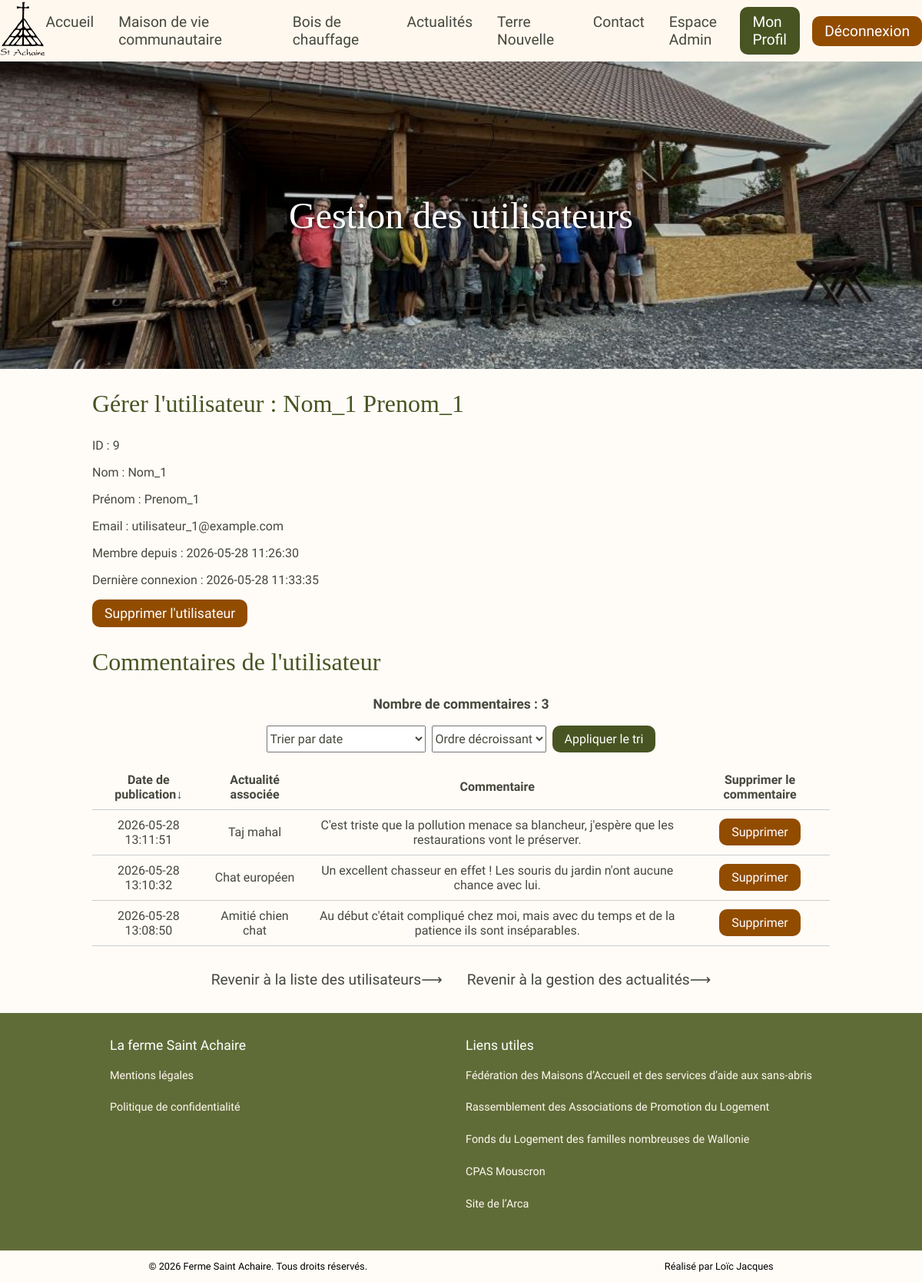
/admin/utilisateurs/9 (signed in), run on the app's committed database.
### tables this page shows
CREATE TABLE IF NOT EXISTS `utilisateur` (
  `id` int NOT NULL AUTO_INCREMENT,
  `email` varchar(255) NOT NULL,
  `mdp` varchar(200) NOT NULL,
  `admin` tinyint(1) NOT NULL DEFAULT '0',
  `nom` varchar(50) NOT NULL,
  `prenom` varchar(50) NOT NULL,
  `question_id` int NOT NULL,
  `reponse_secrete` varchar(250) NOT NULL,
  `date_creation` datetime NOT NULL DEFAULT CURRENT_TIMESTAMP,
  `derniere_activite` datetime NOT NULL DEFAULT CURRENT_TIMESTAMP,
  `tel` varchar(20) DEFAULT NULL,
  `rue` varchar(200) DEFAULT NULL,
  `numero` int DEFAULT NULL,
  `boite` varchar(10) DEFAULT NULL,
  `code_postal` varchar(20) DEFAULT NULL,
  `commune` varchar(50) DEFAULT NULL,
  `pays` varchar(50) DEFAULT NULL,
  PRIMARY KEY (`id`),
  UNIQUE KEY `email` (`email`),
  KEY `question_id` (`question_id`),
  KEY `derniere_activite` (`derniere_activite`)
);

CREATE TABLE IF NOT EXISTS `commentaire` (
  `id` int NOT NULL AUTO_INCREMENT,
  `utilisateur_id` int DEFAULT NULL,
  `actualite_id` int NOT NULL,
  `message` varchar(250) NOT NULL,
  `date` datetime NOT NULL DEFAULT CURRENT_TIMESTAMP,
  PRIMARY KEY (`id`),
  KEY `utilisateur_id` (`utilisateur_id`),
  KEY `actualite_id` (`actualite_id`),
  KEY `date` (`date`)
);

CREATE TABLE IF NOT EXISTS `actualite` (
  `id` int NOT NULL AUTO_INCREMENT,
  `titre` varchar(100) NOT NULL,
  `contenu` text NOT NULL,
  `image` varchar(250) NOT NULL,
  `date` datetime NOT NULL DEFAULT CURRENT_TIMESTAMP,
  `likes` int NOT NULL DEFAULT '0',
  PRIMARY KEY (`id`),
  UNIQUE KEY `titre` (`titre`),
  KEY `date` (`date`)
);

### controleurs/controleur_admin_utilisateurs.php (called while the page is built, shortened)
<?php
require_once(MODELE . 'admin.php');
require_once(MODELE . 'crud/utilisateur.php');
require_once(MODELE . 'crud/commentaire.php');
if (isset($_GET['utilisateur_id'])) {
    $triCommentaire = $_GET['triCommentaire'] ?? 'date';
    $ordreCommentaire = $_GET['ordreCommentaire'] ?? 'DESC';
    $prochainOrdreCommentaire = ($ordreCommentaire === 'ASC') ? 'DESC' : 'ASC';
    $utilisateur_id = $_GET['utilisateur_id'];
    try {
        $utilisateur = [];
        if ($utilisateur_id==='anonyme') {
            $utilisateur['id'] = '---';
            $utilisateur['nom'] = 'Anonyme';
            $utilisateur['prenom'] = '---';
            $utilisateur['email'] = '---';
            $utilisateur['date_creation'] = '---';
            $utilisateur['derniere_activite'] = '---';
        } else {
            $utilisateur = utilisateurId($utilisateur_id);
        }
        if ($utilisateur!==false) {
            $commentaires = jointureCommentaireActualiteParUtilisateur($utilisateur['id'], $triCommentaire, $ordreCommentaire);
            $nbCommentaires = nombreCommentairesUtilisateur($utilisateur['id']);
        } else {
            $_SESSION['utilisateur_inexistant'] = "<p class='message-erreur'>L'utilisateur que vous essayez de consulter n'existe pas.</p>";
            header('Location: /admin/utilisateurs');
            exit();
        }
    } catch (Exception $e) {
        error_log("Erreur SQL lors de la récupération de l'utilisateur : " . $utilisateur_id . $e->getMessage());
        header('Location: /admin/utilisateurs');
        exit();
    }
}
include VUES . 'admin_utilisateurs.php';
?>

### modele/crud/utilisateur.php (called while the page is built, shortened)
<?php
function utilisateurId($id) {
    global $connexionBdd;
    $requete = $connexionBdd->prepare("SELECT * FROM utilisateur WHERE id = :id");
    $requete->execute([':id' => $id]);
    return $requete->fetch(PDO::FETCH_ASSOC);
}
?>

### modele/crud/commentaire.php (called while the page is built, shortened)
<?php
function nombreCommentairesUtilisateur($utilisateur_id) {
    global $connexionBdd;
    $condition = ($utilisateur_id === '---') ? "utilisateur_id IS NULL" : "utilisateur_id = :utilisateur_id";
    $param = ($utilisateur_id === '---') ? [] : [':utilisateur_id' => $utilisateur_id];
    $requete = $connexionBdd->prepare("SELECT COUNT(*) FROM commentaire WHERE $condition");
    $requete->execute($param);
    return $requete->fetchColumn();
}
function jointureCommentaireActualiteParUtilisateur($utilisateur_id, $triCommentaire, $ordreCommentaire) {
    global $connexionBdd;
    $condition = ($utilisateur_id === '---') ? "c.utilisateur_id IS NULL" : "c.utilisateur_id = :utilisateur_id";
    if ($triCommentaire === 'date') {
        $triCommentaire = "c.date";
    } elseif ($triCommentaire === 'titre') {
        $triCommentaire = "a.titre";
    } else {
        $triCommentaire = "c.date";
    }
    $param = ($utilisateur_id === '---') ? [] : [':utilisateur_id' => $utilisateur_id];
    $requete = $connexionBdd->prepare("SELECT c.*, a.titre FROM commentaire c JOIN actualite a ON c.actualite_id = a.id WHERE $condition ORDER BY $triCommentaire $ordreCommentaire");
    $requete->execute($param);
    return $requete->fetchAll(PDO::FETCH_ASSOC);
}
?>

### modele/admin.php (called while the page is built, shortened)
<?php
function genererUrlTriCommentaire($utilisateur_id, $triCommentaire, $ordreCommentaire) {
    $url = '/admin/utilisateurs/' . $utilisateur_id . '?triCommentaire=' . $triCommentaire . '&ordreCommentaire=' . $ordreCommentaire;
    return $url;
}

### vues/admin_utilisateurs.php (the view, shortened to what this page needs)
<!DOCTYPE html>
<html lang="fr">
<head>
	<link rel="stylesheet" href="/public/style/style.css">
	<link rel="stylesheet" href="/public/style/admin.css">
	<link rel="stylesheet" href="/public/style/admin_utilisateurs.css">
</head>
<body>
    <?php include VUES . 'header_footer/header.php'; ?>
    <main>
        <section class="hero admin-hero">
            <h1>Gestion des utilisateurs</h1>
        </section>
		<?php if (isset($_GET['utilisateur_id'])): ?>
		<section class="contenu">
			<?php if ($utilisateur === null): ?>
				<h2>Gérer les commentaires anonymes</h2>
			<?php else: ?>
				<h2>Gérer l'utilisateur : <?= htmlspecialchars($utilisateur['nom'] . ' ' . $utilisateur['prenom']) ?></h2>
				<p>ID : <?= htmlspecialchars($utilisateur['id']) ?></p>
				<p>Nom : <?= htmlspecialchars($utilisateur['nom']) ?></p>
				<p>Prénom : <?= htmlspecialchars($utilisateur['prenom']) ?></p>
				<p>Email : <?= htmlspecialchars($utilisateur['email']) ?></p>
				<p>Membre depuis : <?= htmlspecialchars($utilisateur['date_creation']) ?></p>
				<p>Dernière connexion : <?= htmlspecialchars($utilisateur['derniere_activite']) ?></p>
				<form action="/admin/utilisateurs" method="post">
					<button id="supprimer-utilisateur" class="btn-primaire" type="submit" name="bSupprimerUtilisateur">Supprimer l'utilisateur</button>
			</form>
			<?php endif; ?>
			<h2>Commentaires de l'utilisateur</h2>
			<p class="nombre-trouve">Nombre de commentaires : <?= $nbCommentaires ?></p>
				 <search>
				 <form action="/admin/utilisateurs" method="post">
					<select name="triCommentaire">
							<option <?= ($triCommentaire === 'date') ? 'selected' : '' ?> value="date">Trier par date</option>
						</select>
					<select name="ordreCommentaire">
						<option <?= ($ordreCommentaire === 'DESC') ? 'selected' : '' ?> value="DESC">Ordre décroissant</option>
					</select>
					<button class="btn-secondaire" type="submit" name="bTrierCommentaires">Appliquer le tri</button>
				</form>
			</search>
				<table>
					<thead>
						<tr>
							<th><a href="<?= genererUrlTriCommentaire($_GET['utilisateur_id'], 'date', $prochainOrdreCommentaire) ?>">
								Date de publication<?= ($triCommentaire === 'date') ? ($ordreCommentaire === 'ASC' ? '↑' : '↓') : '' ?></a></th>
							<th><a href="<?= genererUrlTriCommentaire($_GET['utilisateur_id'], 'titre', $prochainOrdreCommentaire) ?>">
								Actualité associée<?= ($triCommentaire === 'titre') ? ($ordreCommentaire === 'ASC' ? '↑' : '↓') : '' ?></a></th>
							<th>Commentaire</th>
							<th>Supprimer le commentaire</th>
						</tr>
					</thead>
					<tbody>
						<?php foreach ($commentaires as $commentaire): ?>
							<tr>
								<td><?= htmlspecialchars($commentaire['date']) ?></td>
								<td><a href="/actualite/<?= $commentaire['actualite_id'] ?>" target="_blank"><?= htmlspecialchars($commentaire['titre']) ?></a></td>
								<td><?= htmlspecialchars($commentaire['message']) ?></td>
								<td>
									<form action="/admin/utilisateurs/<?= $_GET['utilisateur_id'] ?>" method="post">
										<button class="btn-primaire" type="submit" name="bSupprimerCommentaire">Supprimer</button>
									</form>
								</td>
							</tr>
						<?php endforeach; ?>
					</tbody>
				</table>
			</section>
		<?php endif; ?>
        <aside class="lien-redirection-admin">
			<a href="/admin/utilisateurs">Revenir à la liste des utilisateurs&longrightarrow;</a>
            <a href="/admin">Revenir à la gestion des actualités&longrightarrow;</a>
        </aside>
    </main>
    <?php include VUES . 'header_footer/footer.php'; ?>
</body>
</html>

### public/style/style.css (style rules this page uses)
:root { --couleur-blanc-mat: #fff8ef; --couleur-vert: #485422; --couleur-brun: #924c00; --fond-footer: #606c38; --font-titre: "Tinos", serif; --font-texte: "Plus Jakarta Sans", sans-serif; --couleur-texte: #46483c; }
body { background-color: color-mix( in srgb, var(--couleur-blanc-mat) 40%, transparent ); font-family: var(--font-texte); margin: 0; padding: 0; font-size: 1rem; color: var(--couleur-texte); }
button, input, select, textarea { font-family: inherit; font-size: inherit; color: inherit; }
button { appearance: none; -webkit-appearance: none; box-shadow: none; background: none; border: none; }
.btn-primaire { display: inline-flex; align-items: center; justify-content: center; padding: 0.5rem 1rem; background-color: var(--couleur-brun); color: white; border-radius: 10px; border: none; }
.btn-secondaire { display: inline-flex; align-items: center; justify-content: center; padding: 0.5rem 1rem; background-color: var(--couleur-vert); color: white; border-radius: 10px; }
a { text-decoration: none; color: var(--couleur-texte); }
h1, h2, h3, h4, h5, h6 { font-family: var(--font-titre); color: var(--couleur-vert); font-weight: 400; }
h2 { font-size: 2rem; }
section.hero { display: flex; justify-content: center; align-items: center; height: 50vh; width: 100%; background-size: cover; background-position: center; }
section.hero h1 { font-size: 3rem; color: white; text-shadow: 2px 2px 4px rgba(0, 0, 0, 0.7); }
.contenu { width: 80%; max-width: 1200px; margin: 0 auto; }

### public/style/admin.css (style rules this page uses)
.admin-hero { background-image: linear-gradient(rgba(0, 0, 0, 0.2), rgba(0, 0, 0, 0.2)), url("/public/images/site/banniere.jpeg"); }
table { width: 100%; border-collapse: collapse; text-align: center; }
table td, table th { border-bottom: 1px solid #ccc; padding: 10px; }
search { display: flex; justify-content: center; width: 100%; margin-bottom: 1rem; }
search form { display: flex; gap: 0.5rem; }
.nombre-trouve { text-align: center; font-size: 1.1rem; font-weight: bold; }
.lien-redirection-admin { max-width: 1200px; margin: 0 auto; margin-top: 2rem; margin-bottom: 2rem; font-size: 1.2rem; }

### public/style/admin_utilisateurs.css (style rules this page uses)
#supprimer-utilisateur { font-size: 1.1rem; }
.lien-redirection-admin { display: flex; justify-content: center; gap: 2rem; margin-top: 2rem; }

### data on the page
utilisateur: nom+prenom "Nom_1 Prenom_1", id "9", nom "Nom_1", prenom "Prenom_1", email "utilisateur_1@example.com", date_creation "2026-05-28 11:26:30", derniere_activite "2026-05-28 11:33:35"
commentaire: date "2026-05-28 13:11:51", actualite.titre "Taj mahal", message "C'est triste que la pollution menace sa blancheur, j'espère que les restaurations vont le préserver."
commentaire: date "2026-05-28 13:10:32", actualite.titre "Chat européen", message "Un excellent chasseur en effet ! Les souris du jardin n'ont aucune chance avec lui."
commentaire: date "2026-05-28 13:08:50", actualite.titre "Amitié chien chat", message "Au début c'était compliqué chez moi, mais avec du temps et de la patience ils sont inséparables."

### other printed values
$nbCommentaires "3"
